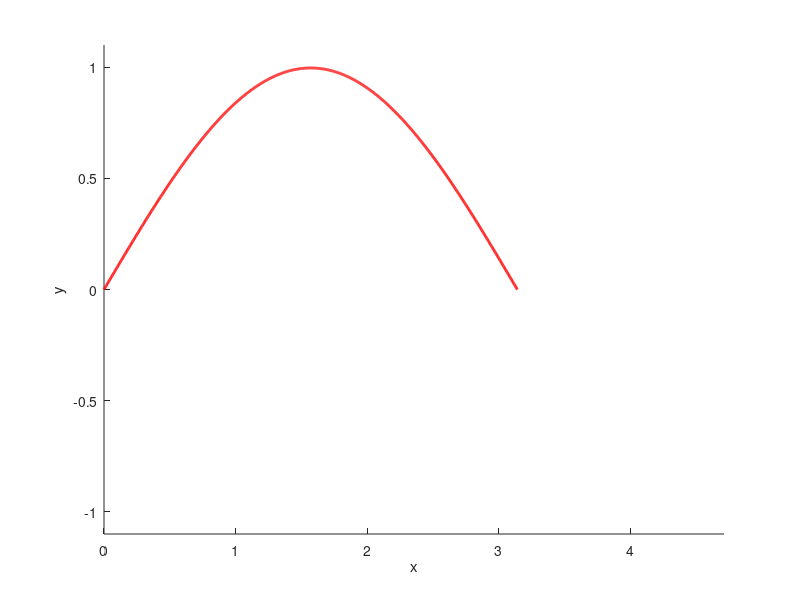
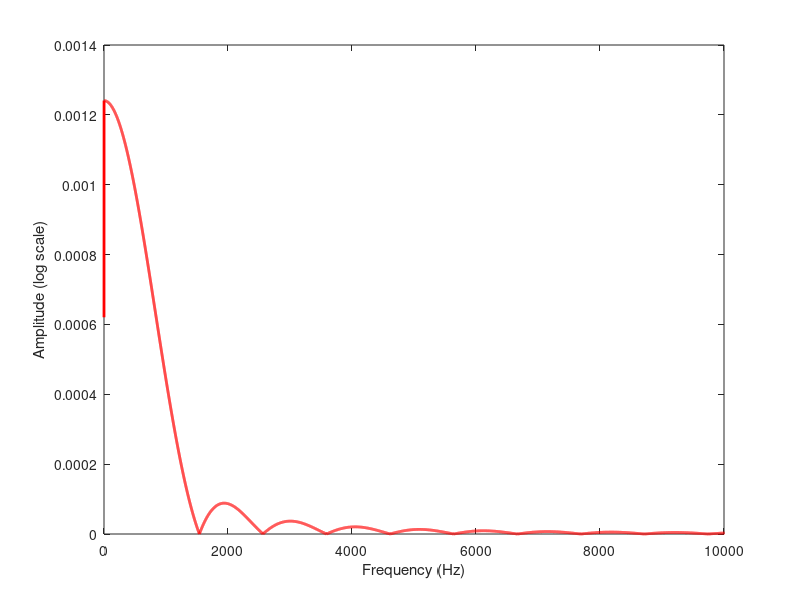
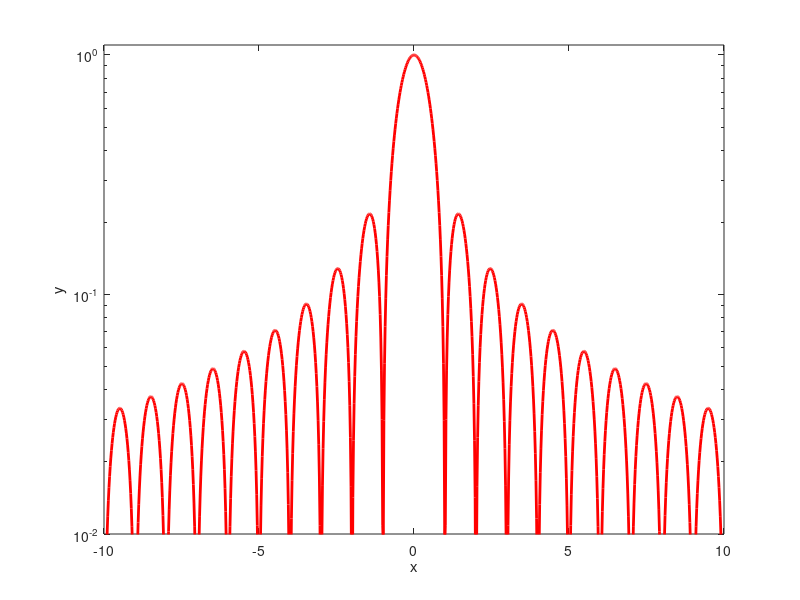

MATLAB code to generate these figures, in order:
close all
% Generate a single sinusoidal bump
x = linspace(0, pi, 1000);
y = sin(x);
y(x < 0 | x > pi) = 0;  % Zero out everything outside the bump

% Create the soft-clipped version using tanh
clip_factor =0.1;
y_clipped = 1/clip_factor*tanh(clip_factor * y);

% Create the figure
figure('Units', 'inches', 'Position', [2, 2, 4, 4]);

hold on;

% Plot the soft-clipped version (solid red line)
plot(x, y_clipped, 'r', 'LineWidth', 2);

% Customize the plot
xlabel('x');
ylabel('y');
axis([0 1.5*pi -1.1 1.1]);

% Save the figure as a vector graphic
saveas(gcf, 'sinusoidal_bump_comparison.svg');

% Create the time-domain bump signal
t = linspace(0, 1, 44100);
bump_duration = 0.001; % 5ms duration
bump_samples = round(bump_duration * 44100);
t_bump = linspace(0, pi, bump_samples);
y_clipped = zeros(1, 44100);
y_clipped(10000:9999+bump_samples) = sin(t_bump);

% Compute FFT
Fs = 44100;  % Sampling frequency
L = length(y_clipped);
Y = fft(y_clipped);
P2 = abs(Y/L);
P1 = P2(1:L/2+1);
P1(2:end-1) = 2*P1(2:end-1);

% Create frequency axis
f = Fs*(0:(L/2))/L;

% Create new figure for frequency domain
figure('Units', 'inches', 'Position', [2, 2, 4, 4]);

% Plot amplitude spectrum on log scale
plot(f, P1, 'r', 'LineWidth', 2);

% Customize the frequency plot
xlabel('Frequency (Hz)');
ylabel('Amplitude (log scale)');
xlim([0 10000]);

% Save the frequency domain plot
saveas(gcf, 'sinusoidal_bump_fft.svg');

% Create shifted sinc function
figure('Units', 'inches', 'Position', [2, 2, 4, 4]);
t_sinc = linspace(-10, 10, 1000);
shift = 0;
sinc_func = abs(sinc(t_sinc - shift));  % Take absolute value

% Plot the shifted sinc on log scale
semilogy(t_sinc, sinc_func, 'r', 'LineWidth', 2);

% Customize the plot
xlabel('x');
ylabel('y');
axis([-10 10 1e-2 1.1]);

% Save the sinc plot
saveas(gcf, 'shifted_sinc.svg');
